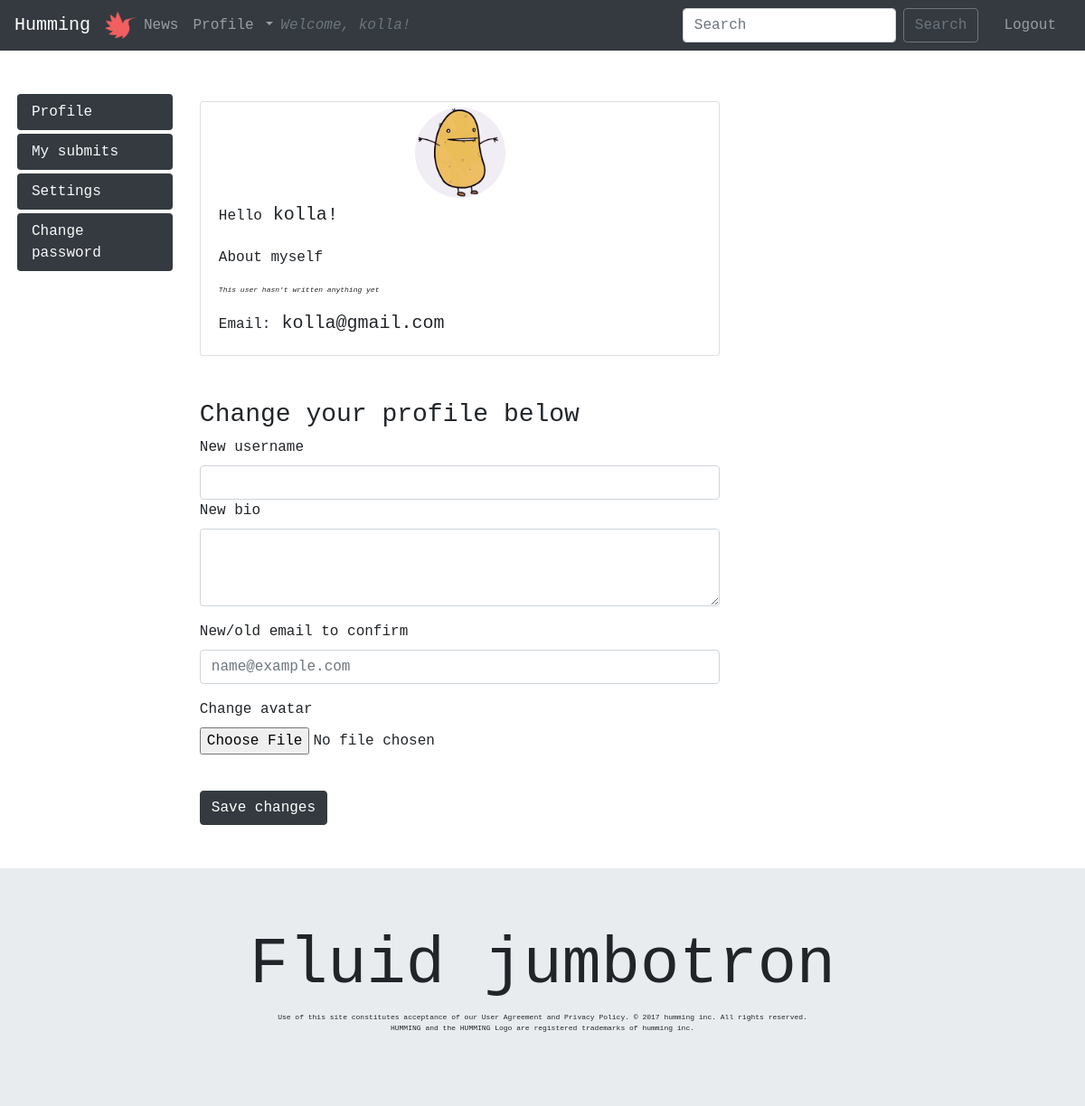
The app's page /accounts/settings.php (signed in) with its own data.
### tables this page shows
CREATE TABLE "users" (
	`userID`	INTEGER PRIMARY KEY AUTOINCREMENT,
	`username`	VARCHAR NOT NULL UNIQUE,
	`email`	VARCHAR NOT NULL UNIQUE,
	`password`	VARCHAR NOT NULL,
	`bio`	VARCHAR,
	`picture`	VARCHAR
);

### php/functions.php (called while the page is built, shortened)
<?php
function myProfile($pdo) {
  $id = (int)$_SESSION['users']['userID'];
  $getMyProfile = "SELECT * FROM users
                   WHERE userID= :userID";
  $statement = $pdo->prepare($getMyProfile);
  $statement->bindParam(':userID', $id, PDO::PARAM_INT);
  $statement->execute();
  $resultGetMyProfile = $statement->fetchALL(PDO::FETCH_ASSOC);
  return $resultGetMyProfile;
}

### accounts/settings.php (the view, shortened to what this page needs)
<?php
require __DIR__.'/../viewings/header.php';
?>
<div class="row ml-1">
  <div class="col-md-2 col-sm-4 mt-5">
    <div class="nav flex-column nav-pills" id="v-pills-tab" role="tablist" aria-orientation="vertical">
      <a class="nav-link active bg-dark text-light mb-1" id="v-pills-profile-tab" data-toggle="pill" href="#v-pills-profile" role="tab" aria-controls="v-pills-profile" aria-selected="true">Profile</a>
      <a class="nav-link bg-dark text-light mb-1" id="v-pills-messages-tab" data-toggle="pill" href="#v-pills-messages" role="tab" aria-controls="v-pills-messages" aria-selected="false">My submits</a>
      <a class="nav-link bg-dark text-light mb-1" id="v-pills-settings-tab" data-toggle="pill" href="#v-pills-settings" role="tab" aria-controls="v-pills-settings" aria-selected="false">Settings</a>
      <a class="nav-link bg-dark text-light mb-1" id="v-pills-changepass-tab" data-toggle="pill" href="#v-pills-changepass" role="tab" aria-controls="v-pills-changepass" aria-selected="false">Change password</a>
    </div>
  </div>
  <div class="col-md-6 col-sm-8 mt-5">
    <div class="tab-content" id="v-pills-tabContent">
      <div class="tab-pane fade show active" id="v-pills-profile" role="tab" aria-labelledby="v-pills-profile-tab">
        <?php $profiles = myProfile($pdo) ?>
        <?php foreach($profiles as $profile):?>
          <div class="card mt-2">
            <img class="profilePic" src=" <?php if(isset($profile['picture'])): ?>
            <?php echo "../profileImages/".$profile['picture']; ?>
          <?php else: echo "../images/potato.jpg"; ?>
            <?php endif; ?>" alt="">
            <div class="card-body pt-1 pb-1">
              <blockquote class="blockquote mb-0">
                <p class="mb-0">
                  <small class="font-weight-light"><p>Hello</small> <?php echo $profile['username'];?>!</p>
                  <small class="font-weight-light"><p>About myself</small><br> <?php echo $profile['bio'];?></p>
                  <?php if (!isset($profile['bio'])): ?>
                       <p class="smallfont italic mt-0 pt-0"><em>This user hasn't written anything yet</em></p>
                  <?php endif; ?>
                  <small class="font-weight-light"><p>Email:</small> <?php echo $profile['email'];?></p>
                </blockquote>
              </div>
            </div>
          <?php endforeach; ?>
          <h3 class="mt-5">Change your profile below</h3>
          <form action="/php/changeProfile.php" method="post" enctype="multipart/form-data">
            <div class="form-groupmt-1">
              <label class="font-weight-light" for="username">New username</label>
              <input type="text" class="form-control" name="username">
            </div>
            <div class="form-group">
              <label class="font-weight-light" for="bio">New bio</label>
              <textarea class="form-control" name="bio" rows="3"></textarea>
            </div>
            <div class="form-group">
              <label class="font-weight-light" for="email">New/old email to confirm</label>
              <input type="email" class="form-control" name="email" placeholder="name@example.com" required>
            </div>
              <div class="form-group">
                <label>Change avatar</label>
                <input type="file" class="form-control-file" name="picture">
              </div>
            <button class="btn btn-dark mt-4 font-weight-light" type="submit">Save changes</button>
          </form>
        </div>
      </div>
    </div>
  </div>
  <?php require __DIR__.'/../viewings/footer.php'; ?>

### viewings/header.php (shortened to what this page needs)
<!DOCTYPE html>
<html lang="en">
<head>
  <link rel="stylesheet" href="../style/main.css">
  <link rel="stylesheet" href="https://maxcdn.bootstrapcdn.com/bootstrap/4.0.0-beta.2/css/bootstrap.min.css">
</head>
<body>
  <?php require __DIR__.'/navigation.php'; ?>

### viewings/navigation.php (shortened to what this page needs)
<nav class="navbar navbar-expand-lg navbar-dark bg-dark">
  <a class="navbar-brand" href="/index.php">Humming</a>
  <img src="../images/hummingLogo.png" width="35" height="30" class="d-inline-block align-top" alt="">
  <div class="collapse navbar-collapse" id="navbarSupportedContent">
    <ul class="navbar-nav ml-auto w-100 justify-content-start">
      <li class="nav-item">
        <a class="nav-link" href="/news.php">News<span class="sr-only">(current)</span></a>
      </li>
    <?php if (isset($_SESSION['users'])):?>
      <li class="nav-item dropdown">
        <a class="nav-link dropdown-toggle" href="#" id="navbarDropdown" role="button" data-toggle="dropdown" aria-haspopup="true" aria-expanded="false">
          Profile
        </a>
      </li>
      <p class="font-italic text-secondary mt-2 mb-0">Welcome, <?php echo $_SESSION['users']['username'];?>!</p>
    <?php endif; ?>
  </ul>
    <ul class="nav navbar-nav ml-auto w-100 mr-1 justify-content-end">
  <form class="form-inline my-2 my-lg-0">
    <input class="form-control mr-sm-2" type="search" placeholder="Search" aria-label="Search">
    <button class="btn btn-outline-secondary my-2 my-sm-0" type="submit">Search</button>
  </form>
</ul>
<?php if (isset($_SESSION['users'])):?>
  <ul class="nav navbar-nav ml-auto w-10 mr-3 pl-4 justify-content-end">
  <div class="clearfix">
    <li class="nav-item float-right">
      <a href="../php/logout.php" class="nav-link p-0">Logout</a>
    </li>
  </div>
</ul>
<?php endif; ?>
</div>
</nav>

### viewings/footer.php (shortened to what this page needs)
<div class="jumbotron jumbotron-fluid mt-5 mb-0">
  <div class="container">
    <h1 class="display-3 text-center">Fluid jumbotron</h1>
    <p class="smallfont text-center">Use of this site constitutes acceptance of our User Agreement and Privacy Policy. © 2017 humming inc. All rights reserved.<br>
                                HUMMING and the HUMMING Logo are registered trademarks of humming inc.</p>
  </div>
</div>
</body>
</html>

### style/main.css (style rules this page uses)
* { font-family: monospace; }
.smallfont { font-size: 8px; }
.profilePic { border-radius: 100px; height: 100px; width: 100px; margin: auto; margin-top: 1%; }

### records on screen
users: username "kolla", shows "This user hasn't written anything yet", email "kolla@gmail.com"

### other values on screen
$_SESSION['users']['username'] "kolla"
